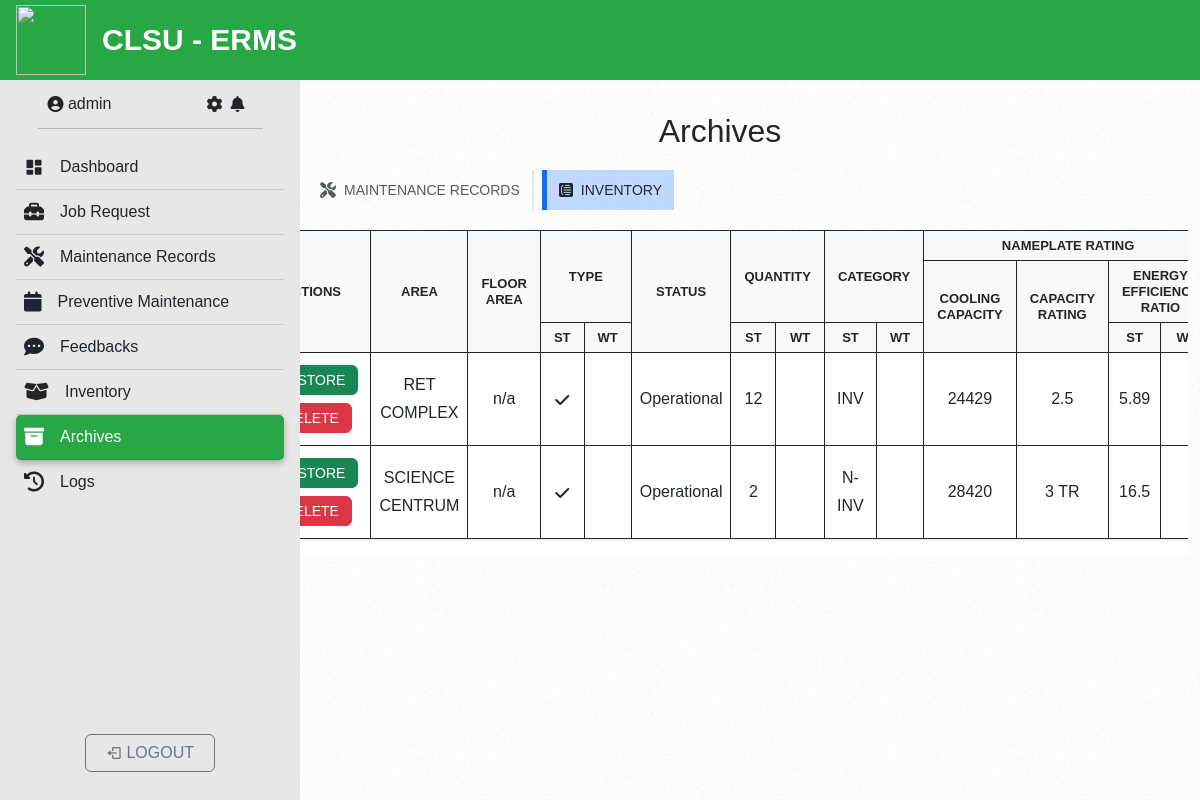
/admin/admin-archives-inv.php (signed in), run on the app's committed database.
### tables this page shows
CREATE TABLE `admin_inventory` (
  `admin_inv_id` int(10) NOT NULL,
  `area` varchar(50) DEFAULT NULL,
  `ac_floor_area` varchar(50) DEFAULT NULL,
  `type_st` varchar(50) DEFAULT NULL,
  `type_wt` varchar(50) DEFAULT NULL,
  `status` varchar(50) DEFAULT NULL,
  `qty_st` varchar(10) DEFAULT NULL,
  `qty_wt` varchar(10) DEFAULT NULL,
  `category_st` varchar(50) DEFAULT NULL,
  `category_wt` varchar(50) DEFAULT NULL,
  `cooling_capacity` varchar(50) DEFAULT NULL,
  `capacity_rating` varchar(50) DEFAULT NULL,
  `energy_st` varchar(50) DEFAULT NULL,
  `energy_wt` varchar(50) DEFAULT NULL,
  `year_purchase` varchar(50) DEFAULT NULL,
  `operation_hours` varchar(50) DEFAULT NULL,
  `operation_days` varchar(50) DEFAULT NULL,
  `archive` tinyint(1) NOT NULL DEFAULT 0,
  `created` timestamp NOT NULL DEFAULT current_timestamp() ON UPDATE current_timestamp()
);

### admin/admin-archives-inv.php (the view, shortened to what this page needs)
<?php
include '../config/connect.php';
?>
<!DOCTYPE HTML>
<html>
<?php
include '../include/head.php';
include '../include/header.php';
?>
<body class="is-preload">
    <div id="header">
        <?php include '../include/profile.php'; ?>
        <hr class="text-dark w-75 m-auto">
        <div class="top">
            <nav id="nav" class="menu">
                <div class="list-group list-group-flush mx-3 mt-3 mb-3">
                    <a href="admin.php" class="list-group-item py-2 ripple">
                        <i class='bx bxs-dashboard icon'></i>
                        <span class="text nav-text">Dashboard</span>
                    </a>
                    <a href="admin-jobrequest.php" class="list-group-item  py-2 ripple">
                        <i class="fa-solid fa-toolbox icon"></i>
                        <span class="nav-text">Job Request</span>
                    </a>
                    <a href="admin-records.php" class="list-group-item  py-2 ripple">
                        <i class="fa-solid fa-screwdriver-wrench icon"></i>
                        <span class="nav-text">Maintenance Records</span>
                    </a>
                    <a href="admin-scheduled.php" class="list-group-item  py-2 ripple">
                        <i class="fa-solid fa-calendar icon"></i>
                        <span class="nav-text">Preventive Maintenance</span>
                    </a>
                    <a href="admin-feedbacks.php" class="list-group-item  py-2 ripple">
                        <i class="fa-solid fa-comment-dots icon"></i>
                        <span class="nav-text">Feedbacks</span>
                    </a>
                    <a href="admin-inventory.php" class="list-group-item  py-2 ripple">
                        <i class="fa-solid fa-box-open icon"></i>
                        <span class="nav-text">Inventory</span>
                    </a>
                    <a href="admin-archives.php" class="list-group-item  py-2 ripple active-btn">
                        <i class="fa-solid fa-box-archive icon"></i>
                        <span class="nav-text">Archives</span>
                    </a>
                    <a href="admin-logs.php" class="list-group-item  py-2 ripple">
                        <i class="fa-solid fa-clock-rotate-left icon"></i>
                        <span class="nav-text">Logs</span>
                    </a>
                </div>
            </nav>
        </div>
        <?php include '../include/logout-div.php'; ?>
    </div>
    <div id="main">
        <section id="records" class="records">
            <div id="content" class="content mt-5 pb-3">
                <div class="container-fluid overflow-auto pb-5">
                    <div class="pt-3">
                        <div class="content-title d-flex justify-content-center">
                            <h2>Archives</h2>
                        </div>
                    </div>
                    <div id="custom-tabs" class="custom-tabs d-flex">
                        <div class="d-flex justify-content-between align-items-center  pt-3 ps-5 pe-5">
                            <div class="d-flex p-1">
                                <a href="admin-archives.php" class="text-decoration-none btn border-0 text-dark d-flex align-items-center justify-content-between ms-1 me-1 p-2 opacity-75 border-end border-2 rounded-0">
                                    <i class="fa-solid fa-screwdriver-wrench icon p-1"></i>
                                    <h6 class="fw-lighter p-1 fsz">Maintenance Records</h6>
                                </a>
                                <a href="admin-archives-inv.php" class="text-decoration-none btn border-0 text-dark d-flex align-items-center justify-content-between ms-1 me-1 p-2 border-start border-5 border-primary rounded-0 bg-primary bg-opacity-25">
                                    <i class="fa-brands fa-intercom fa-rotate-90 icon p-1"></i>
                                    <h6 class="fw-mediumm p-1 fsz">Inventory</h6>
                                </a>
                            </div>
                        </div>
                    </div>
                    <div class="table-div h-100x bg-body overflow-auto mt-3">
                        <table id="adminarchives-tbl" class="table overflow-auto border border-dark shadow-sm bg-body rounded rounded-1">
                            <thead class="text-center bg-">
                                <tr>
                                    <th rowspan="4" class="bg-light text-dark border border-1 border-dark th-bg">Actions</th>
                                    <th rowspan="4" class="bg-light text-dark border border-1 border-dark th-bg">Area</th>
                                    <th rowspan="4" class="bg-light text-dark border border-1 border-dark th-bg">Floor Area</th>
                                    <th colspan="2" rowspan="3" class="bg-light text-dark border border-1 border-dark th-bg">type</th>
                                    <th rowspan="4" class="bg-light text-dark border border-1 border-dark th-bg">Status</th>
                                    <th colspan="2" rowspan="3" class="bg-light text-dark border border-1 border-dark th-bg">Quantity</th>
                                    <th colspan="2" rowspan="3" class="bg-light text-dark border border-1 border-dark th-bg">Category</th>
                                    <th colspan="4" rowspan="" class="bg-light text-dark border border-1 border-dark th-bg">Nameplate Rating</th>
                                </tr>
                                <tr>
                                    <th rowspan="3" class="bg-light text-dark border border-1 border-dark th-bg">Cooling Capacity</th>
                                    <th rowspan="3" class="bg-light text-dark border border-1 border-dark th-bg">Capacity Rating</th>
                                    <th colspan="2" rowspan="2" class="bg-light text-dark border border-1 border-dark th-bg">Energy Efficiency Ratio</th>
                                </tr>
                                <tr>
                                </tr>
                                <tr>
                                    <th class="bg-light text-dark border border-1 border-dark th-bg">ST</th>
                                    <th class="bg-light text-dark border border-1 border-dark th-bg">WT</th>
                                    <th class="bg-light text-dark border border-1 border-dark th-bg">ST</th>
                                    <th class="bg-light text-dark border border-1 border-dark th-bg">WT</th>
                                    <th class="bg-light text-dark border border-1 border-dark th-bg">ST</th>
                                    <th class="bg-light text-dark border border-1 border-dark th-bg">WT</th>
                                    <th class="bg-light text-dark border border-1 border-dark th-bg">ST</th>
                                    <th class="bg-light text-dark border border-1 border-dark th-bg">WT</th>
                                </tr>
                            </thead>
                            <tbody class="text-center">
                                <?php
                                $inv = mysqli_query($connect, "SELECT * FROM admin_inventory WHERE archive=1");
                                if (mysqli_num_rows($inv) > 0) {
                                    while ($row = mysqli_fetch_assoc($inv)) {
                                        $date = htmlspecialchars(date("F Y", strtotime($year)), ENT_QUOTES, 'UTF-8'); ?>
                                        <tr class="border border-1 border-dark tr">
                                            <td class="  border border-1 border-dark">
                                                <button class="btn btn-success fsz m-1" data-bs-placement="top" title="Restore" data-bs-toggle="modal" data-bs-target="#restoreINV<?php echo $row['admin_inv_id']; ?>">Restore</button>
                                                <button class="btn btn-danger fsz m-1" data-bs-placement="top" title="Delete" data-bs-toggle="modal" data-bs-target="#deleteINV<?php echo $row['admin_inv_id']; ?>">Delete</button>
                                            </td>
                                            <td class="border border-1 border-dark"><?php echo htmlspecialchars($row['area'], ENT_QUOTES, 'UTF-8'); ?></td>
                                            <td class="border border-1 border-dark"><?php echo htmlspecialchars($row['ac_floor_area'], ENT_QUOTES, 'UTF-8'); ?></td>
                                            <td class="border border-1 border-dark"><?php if ($row['type_st'] == "Split Type") {echo '<i class="fa-solid fa-check"></i>';} else {echo '';} ?></td>
                                            <td class="border border-1 border-dark"><?php if ($row['type_wt'] == "Window Type") {echo '<i class="fa-solid fa-check"></i>';} else {echo '';} ?></td>
                                            <td class="border border-1 border-dark"><?php echo htmlspecialchars($row['status'], ENT_QUOTES, 'UTF-8'); ?></td>
                                            <td class="border border-1 border-dark"><?php echo htmlspecialchars($row['qty_st'], ENT_QUOTES, 'UTF-8'); ?></td>
                                            <td class="border border-1 border-dark"><?php echo htmlspecialchars($row['qty_wt'], ENT_QUOTES, 'UTF-8'); ?></td>
                                            <td class="border border-1 border-dark"><?php echo htmlspecialchars($row['category_st'], ENT_QUOTES, 'UTF-8'); ?></td>
                                            <td class="text-nowrap border border-1 border-dark"><?php echo htmlspecialchars($row['category_wt'], ENT_QUOTES, 'UTF-8'); ?></td>
                                            <td class="border border-1 border-dark"><?php echo htmlspecialchars($row['cooling_capacity'], ENT_QUOTES, 'UTF-8'); ?></td>
                                            <td class="border border-1 border-dark"><?php echo htmlspecialchars($row['capacity_rating'], ENT_QUOTES, 'UTF-8'); ?></td>
                                            <td class="border border-1 border-dark"><?php echo htmlspecialchars($row['energy_st'], ENT_QUOTES, 'UTF-8'); ?></td>
                                            <td class="border border-1 border-dark"><?php echo htmlspecialchars($row['energy_wt'], ENT_QUOTES, 'UTF-8'); ?></td>
                                        </tr>
                                <?php  }
                                } else {
                                    echo "<tr class='text-center'><td colspan='22'>no records</td></tr>";
                                } ?>
                            </tbody>
                        </table>
                    </div>
                </div>
            </div>
        </section>
    </div>
</body>
</html>

### assets/css/main.css (style rules this page uses)
html, body, div, span, applet, object, iframe, h1, h2, h3, h4, h5, h6, p, blockquote, pre, a, abbr, acronym, address, big, cite, code, del, dfn, em, img, ins, kbd, q, s, samp, small, strike, strong, sub, sup, tt, var, b, u, i, center, dl, dt, dd, ol, ul, li, fieldset, form, label, legend, ttable, caption, tbody, tfoot, tr, th, td, article, aside, canvas, details, embed, figure, figcaption, footer, header, hgroup, menu, nav, output, ruby, section, summary, time, mark, audio, video { margin: 0; padding: 0; font-weight: unset; vertical-align: middle; }
article, aside, details, figcaption, figure, footer, header, hgroup, menu, nav, section { display: block; }
body { line-height: 1; }
table { border-spacing: 0; }
body { -webkit-text-size-adjust: none; }
html { box-sizing: border-box; }
*, *:before, *:after { box-sizing: inherit; }
body { background: #fff; font-family: 'Source Sans Pro', sans-serif; line-height: 1.75em; }
table { width: 100%; text-align: left; }
table td { padding: 0.5em 1em 0.5em 1em; }
table th { text-align: center; font-size: 1rem; padding: 0.5em 1em 0.5em 1em !important; font-weight: bold !important; }
#header { display: -moz-flex; display: -webkit-flex; display: -ms-flex; display: flex; -moz-flex-direction: column; -webkit-flex-direction: column; -ms-flex-direction: column; flex-direction: column; -moz-justify-content: space-between; -webkit-justify-content: space-between; -ms-justify-content: space-between; justify-content: space-between; background: #e7e7e7; color: #ffffff; height: 100%; left: 0; overflow-y: auto; position: fixed; text-align: right; top: 5rem; width: 375px; }
#header .top { -moz-flex-grow: 1; -webkit-flex-grow: 1; -ms-flex-grow: 1; flex-grow: 1; }
.menu { transition: all 0.2s ease; display: flex; flex-direction: column; justify-content: space-between; overflow: hidden; }
.menu .icon { margin-right: 1rem; font-size: 20px; display: flex; flex-direction: row; align-items: center; transition: all 0.3 ease; }
.menu .nav-text { white-space: nowrap; opacity: 1; z-index: 1; display: flex; transition: width 0.5 ease; }
.list-group .active-btn { border-radius: 5px; background: #28A745; color: white; box-shadow: 0 3px 5px 0 rgb(0 0 0 / 16%), 0 3px 10px 0 rgb(0 0 0 / 12%); }
.list-group-item, .list-group { background: none; transition: width 0.2 ease; display: flex; }
.list-group-item { padding-left: .5rem; }
#main { margin-left: 375px; }
#main>section { margin: 0; overflow: touch; padding: 4em 0; height: 100vh; box-shadow: inset 0 1px 0 0 rgba(0, 0, 0, 0.05), inset 0 0.1em 0.1em 0 rgba(0, 0, 0, 0.025); background-image: url("images/overlay.png"); }
.th-bg { text-transform:uppercase !important; font-size: 13px !important; font-weight: bold !important; line-height: 1rem; }
.fsz { font-size: 14px !important; line-height: 1rem; text-transform: uppercase !important; }
@media screen and (min-width: 961px) and (max-width: 1880px) { #header { width: 300px; } }
@media screen and (min-width: 961px) and (max-width: 1880px) { #main { margin-left: 300px; } }
@media screen and (min-width: 961px) and (max-width: 1620px) { #main>section { padding: 3em 0; } }
@media screen and (min-width: 961px) and (max-width: 1320px) { #header { width: 25%; } }
@media screen and (min-width: 961px) and (max-width: 1320px) { #main { margin-left: 20%; } }

### data on the page
admin_inventory: area "RET COMPLEX", ac_floor_area "n/a", type_st "Split Type" (drawn), status "Operational", qty_st "12", category_st "INV", cooling_capacity "24429", capacity_rating "2.5", energy_st "5.89"
admin_inventory: area "SCIENCE CENTRUM", ac_floor_area "n/a", type_st "Split Type" (drawn), status "Operational", qty_st "2", category_st "N-INV", cooling_capacity "28420", capacity_rating "3 TR", energy_st "16.5"

### other printed values
$_SESSION['user']['username'] "admin"
